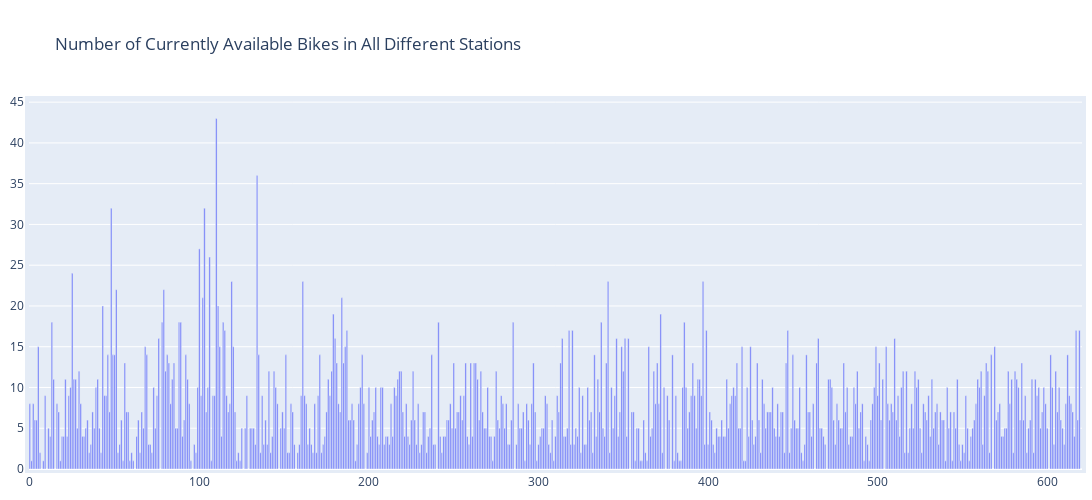

The code cell stored with this chart in its notebook:
### Code cell
fig = go.Figure(
    data=[go.Bar(y=number_bikes)],
    layout_title_text="Number of Currently Available Bikes in All Different Stations"
)
fig.update_layout(
    autosize=False,
    width=1500,
    height=500,
    margin=dict(
        l=10,
        r=10,
        b=10,
        t=100,
        pad=4
    )#,
#    paper_bgcolor="LightSteelBlue",
)
fig.show()

### Figure 1 — Plotly figure (JSON) as saved in the notebook; plotly's stock layout.template omitted (floating-point values rounded to 4 significant figures; data arrays with more than 128 entries replaced by an {"elided": "..."} marker saying what was removed)
{"data": [{"type": "bar", "y": {"elided": "621 int values"}}], "layout": {"autosize": false, "height": 500, "margin": {"b": 10, "l": 10, "pad": 4, "r": 10, "t": 100}, "title": {"text": "Number of Currently Available Bikes in All Different Stations"}, "width": 1500}}
